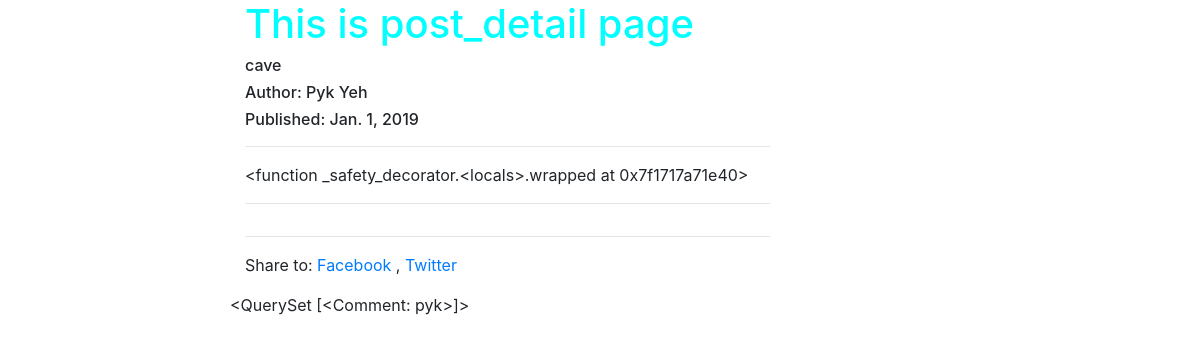
The page /posts/cave/ on the database its author committed.
### posts/models.py (models this page shows, shortened)
class Post(models.Model):
    title = models.CharField(max_length=120)
    user = models.ForeignKey(settings.AUTH_USER_MODEL, default=1, on_delete=SET_NULL, null=True)
    slug = models.SlugField(unique=True)
    image = models.ImageField(upload_to=upload_location,
        null=True,
        blank=True,
        height_field='height_field',
        width_field='width_field')
    height_field = models.IntegerField(default=0)
    width_field = models.IntegerField(default=0)
    content = models.TextField()
    draft = models.BooleanField(default=False)
    publish = models.DateField(auto_now=False, auto_now_add=False)
    updated = models.DateTimeField(auto_now=True, auto_now_add=False)
    timestamp = models.DateTimeField(auto_now=False, auto_now_add=True)
    objects = PostManager() # 'objects' is 'Post.objects'
    def get_markdown(self):
        return mark_safe(markdown(self.content))
    class Meta:
        ordering = ["-timestamp", "-updated"]

### comments/models.py (models this page shows)
class Comment(models.Model):
    user = models.ForeignKey(settings.AUTH_USER_MODEL, default=1, on_delete=SET_NULL, null=True)
    post = models.ForeignKey(Post, on_delete=CASCADE)
    content = models.TextField()
    timestamp = models.DateTimeField(auto_now_add=True)
    def __str__(self):
        return str(self.user.username)

### posts/views.py (the view)
# urls.py: path('<slug>/', views.post_detail, name='detail'),
def post_detail(request, slug=None):
    instance = get_object_or_404(Post, slug=slug)
    if instance.draft or instance.publish > timezone.now().date():
        if not request.user.is_staff and not request.user.is_superuser:
            raise Http404
    share_string = quote_plus(instance.content)
    context = {
        'instance': instance,
        'share_string': share_string
    }
    return render(request, 'posts/post_detail.html', context=context)

### posts/templatetags/urltify.py (called while the page is built)
@register.filter
def urltify(value):
    return quote_plus(value)

### posts/templates/posts/post_detail.html (shortened to what this page needs)
{% extends "posts/base.html" %}
{% load urltify %}
{% block content %}
    <h1>This is post_detail page</h1>
    <h6>{{ instance.title }}</h6>
    {% if instance.user.get_full_name %}
        <h6>Author: {{ instance.user.get_full_name }}</h6>
    {% endif %}
    <h6>
        Published: {{ instance.publish }}
    </h6>
    <hr>
    <div class="post-detail-item">{{ instance.get_markdown }}</div>
    <hr>
    <hr>
    <div class="share-to-social-media">
        <p>Share to:
        <a href="https://www.facebook.com/sharer/sharer.php?u={{ request.build_absolute_uri }}">
            Facebook
        </a>,
        <a href="https://twitter.com/intent/tweet?text={{share_string}}%20{{ request.build_absolute_uri }}">
            Twitter
        </a>
        </p>
    </div>
    <div class="row">
        {{ instance.comment_set.all }}
    </div>
{% endblock content %}

### posts/static/posts/css/base.css (style rules this page uses)
h1 { color: aqua; }

### rows shown on the page
Post: title "cave", user.get_full_name "Pyk Yeh", publish "Jan. 1, 2019", get_markdown "<function _safety_decorator.<locals>.wrapped at 0x7f1717a71e40>", comment_set.all "<QuerySet [<Comment: pyk>]>"
